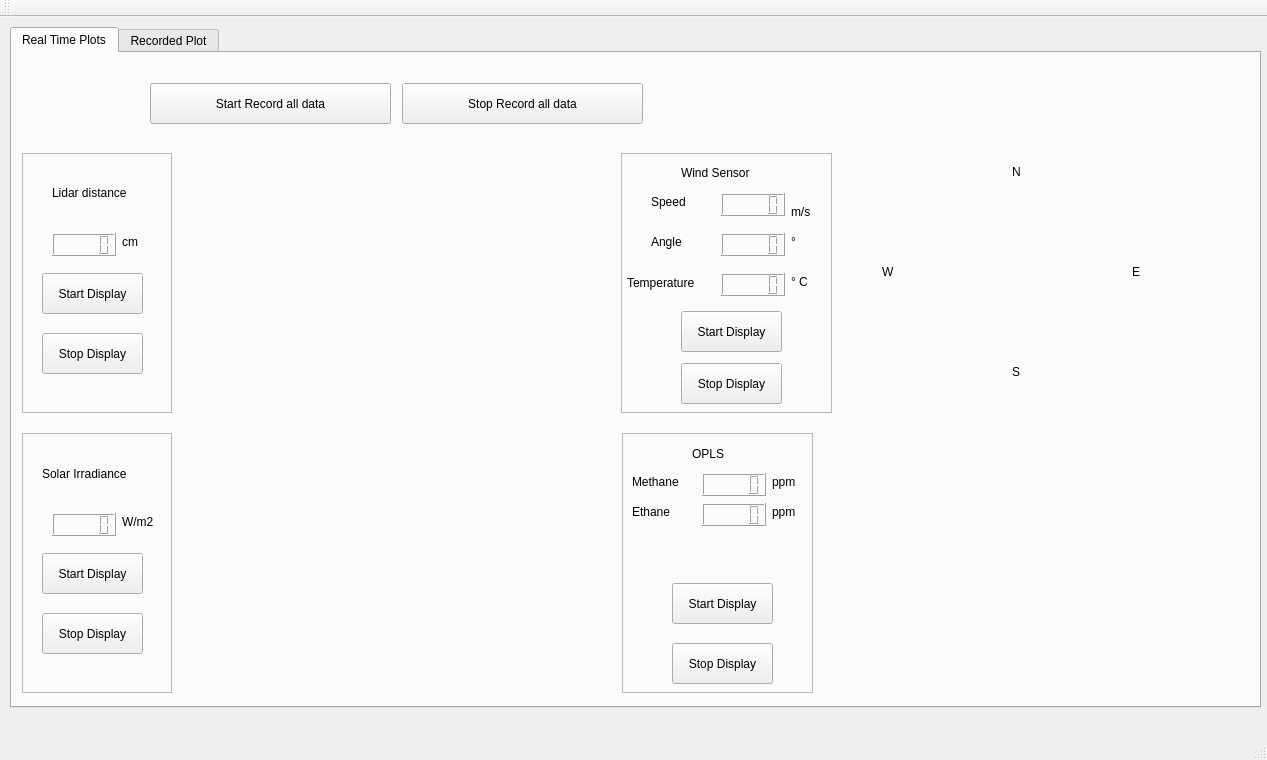
<?xml version="1.0" encoding="UTF-8"?>
<ui version="4.0">
 <class>MainWindow</class>
 <widget class="QMainWindow" name="MainWindow">
  <property name="geometry">
   <rect>
    <x>0</x>
    <y>0</y>
    <width>1267</width>
    <height>760</height>
   </rect>
  </property>
  <property name="windowTitle">
   <string>MainWindow</string>
  </property>
  <widget class="QWidget" name="centralWidget">
   <widget class="QTabWidget" name="tabWidget">
    <property name="geometry">
     <rect>
      <x>10</x>
      <y>10</y>
      <width>1251</width>
      <height>681</height>
     </rect>
    </property>
    <property name="toolTip">
     <string>&lt;html&gt;&lt;head/&gt;&lt;body&gt;&lt;p&gt;&lt;br/&gt;&lt;/p&gt;&lt;/body&gt;&lt;/html&gt;</string>
    </property>
    <property name="currentIndex">
     <number>0</number>
    </property>
    <widget class="QWidget" name="realTimeTab">
     <attribute name="title">
      <string>Real Time Plots</string>
     </attribute>
     <widget class="QFrame" name="pyranometerFrame">
      <property name="geometry">
       <rect>
        <x>10</x>
        <y>380</y>
        <width>150</width>
        <height>260</height>
       </rect>
      </property>
      <property name="frameShape">
       <enum>QFrame::StyledPanel</enum>
      </property>
      <property name="frameShadow">
       <enum>QFrame::Raised</enum>
      </property>
      <widget class="QPushButton" name="pyranometerStopButton">
       <property name="geometry">
        <rect>
         <x>20</x>
         <y>180</y>
         <width>101</width>
         <height>41</height>
        </rect>
       </property>
       <property name="text">
        <string>Stop Display</string>
       </property>
      </widget>
      <widget class="QLCDNumber" name="pyranometerLcd">
       <property name="geometry">
        <rect>
         <x>30</x>
         <y>80</y>
         <width>64</width>
         <height>23</height>
        </rect>
       </property>
      </widget>
      <widget class="QPushButton" name="pyranometerStartButton">
       <property name="geometry">
        <rect>
         <x>20</x>
         <y>120</y>
         <width>101</width>
         <height>41</height>
        </rect>
       </property>
       <property name="text">
        <string>Start Display</string>
       </property>
      </widget>
      <widget class="QLabel" name="pyranometerLabel">
       <property name="geometry">
        <rect>
         <x>20</x>
         <y>20</y>
         <width>131</width>
         <height>41</height>
        </rect>
       </property>
       <property name="text">
        <string>Solar Irradiance</string>
       </property>
      </widget>
      <widget class="QLabel" name="pyranometerUnit">
       <property name="geometry">
        <rect>
         <x>100</x>
         <y>80</y>
         <width>67</width>
         <height>17</height>
        </rect>
       </property>
       <property name="text">
        <string>W/m2</string>
       </property>
      </widget>
     </widget>
     <widget class="QCustomPlot" name="lidarPlot" native="true">
      <property name="geometry">
       <rect>
        <x>170</x>
        <y>100</y>
        <width>430</width>
        <height>260</height>
       </rect>
      </property>
     </widget>
     <widget class="QFrame" name="lidarFrame">
      <property name="geometry">
       <rect>
        <x>10</x>
        <y>100</y>
        <width>150</width>
        <height>260</height>
       </rect>
      </property>
      <property name="frameShape">
       <enum>QFrame::StyledPanel</enum>
      </property>
      <property name="frameShadow">
       <enum>QFrame::Raised</enum>
      </property>
      <widget class="QLCDNumber" name="lidarLcd">
       <property name="geometry">
        <rect>
         <x>30</x>
         <y>80</y>
         <width>64</width>
         <height>23</height>
        </rect>
       </property>
      </widget>
      <widget class="QLabel" name="lidarLabel">
       <property name="geometry">
        <rect>
         <x>30</x>
         <y>30</y>
         <width>131</width>
         <height>20</height>
        </rect>
       </property>
       <property name="text">
        <string>Lidar distance</string>
       </property>
      </widget>
      <widget class="QPushButton" name="lidarStartButton">
       <property name="geometry">
        <rect>
         <x>20</x>
         <y>120</y>
         <width>101</width>
         <height>41</height>
        </rect>
       </property>
       <property name="text">
        <string>Start Display</string>
       </property>
      </widget>
      <widget class="QPushButton" name="lidarStopButton">
       <property name="geometry">
        <rect>
         <x>20</x>
         <y>180</y>
         <width>101</width>
         <height>41</height>
        </rect>
       </property>
       <property name="text">
        <string>Stop Display</string>
       </property>
      </widget>
      <widget class="QLabel" name="lidarUnit">
       <property name="geometry">
        <rect>
         <x>100</x>
         <y>80</y>
         <width>67</width>
         <height>17</height>
        </rect>
       </property>
       <property name="text">
        <string>cm</string>
       </property>
      </widget>
     </widget>
     <widget class="QCustomPlot" name="pyranometerPlot" native="true">
      <property name="geometry">
       <rect>
        <x>170</x>
        <y>380</y>
        <width>430</width>
        <height>260</height>
       </rect>
      </property>
     </widget>
     <widget class="QPushButton" name="startRecordButton">
      <property name="geometry">
       <rect>
        <x>138</x>
        <y>30</y>
        <width>241</width>
        <height>41</height>
       </rect>
      </property>
      <property name="text">
       <string>Start Record all data</string>
      </property>
     </widget>
     <widget class="QPushButton" name="stopRecordButton">
      <property name="geometry">
       <rect>
        <x>390</x>
        <y>30</y>
        <width>241</width>
        <height>41</height>
       </rect>
      </property>
      <property name="text">
       <string>Stop Record all data</string>
      </property>
     </widget>
     <widget class="QFrame" name="windSensorFrame">
      <property name="geometry">
       <rect>
        <x>609</x>
        <y>100</y>
        <width>211</width>
        <height>260</height>
       </rect>
      </property>
      <property name="frameShape">
       <enum>QFrame::StyledPanel</enum>
      </property>
      <property name="frameShadow">
       <enum>QFrame::Raised</enum>
      </property>
      <widget class="QLCDNumber" name="windSpeedLcd">
       <property name="geometry">
        <rect>
         <x>100</x>
         <y>40</y>
         <width>64</width>
         <height>23</height>
        </rect>
       </property>
      </widget>
      <widget class="QLabel" name="windSensorLabel">
       <property name="geometry">
        <rect>
         <x>60</x>
         <y>10</y>
         <width>131</width>
         <height>20</height>
        </rect>
       </property>
       <property name="text">
        <string>Wind Sensor</string>
       </property>
      </widget>
      <widget class="QPushButton" name="windStartButton">
       <property name="geometry">
        <rect>
         <x>60</x>
         <y>158</y>
         <width>101</width>
         <height>41</height>
        </rect>
       </property>
       <property name="text">
        <string>Start Display</string>
       </property>
      </widget>
      <widget class="QPushButton" name="windStopButton">
       <property name="geometry">
        <rect>
         <x>60</x>
         <y>210</y>
         <width>101</width>
         <height>41</height>
        </rect>
       </property>
       <property name="text">
        <string>Stop Display</string>
       </property>
      </widget>
      <widget class="QLabel" name="lidarUnit_2">
       <property name="geometry">
        <rect>
         <x>170</x>
         <y>50</y>
         <width>67</width>
         <height>17</height>
        </rect>
       </property>
       <property name="text">
        <string>m/s</string>
       </property>
      </widget>
      <widget class="QLCDNumber" name="windAngleLcd">
       <property name="geometry">
        <rect>
         <x>100</x>
         <y>80</y>
         <width>64</width>
         <height>23</height>
        </rect>
       </property>
      </widget>
      <widget class="QLabel" name="lidarUnit_3">
       <property name="geometry">
        <rect>
         <x>170</x>
         <y>80</y>
         <width>67</width>
         <height>17</height>
        </rect>
       </property>
       <property name="text">
        <string>°</string>
       </property>
      </widget>
      <widget class="QLabel" name="lidarUnit_4">
       <property name="geometry">
        <rect>
         <x>170</x>
         <y>120</y>
         <width>67</width>
         <height>17</height>
        </rect>
       </property>
       <property name="text">
        <string>° C</string>
       </property>
      </widget>
      <widget class="QLCDNumber" name="windTemperatureLcd">
       <property name="geometry">
        <rect>
         <x>100</x>
         <y>120</y>
         <width>64</width>
         <height>23</height>
        </rect>
       </property>
      </widget>
      <widget class="QLabel" name="label">
       <property name="geometry">
        <rect>
         <x>30</x>
         <y>40</y>
         <width>51</width>
         <height>17</height>
        </rect>
       </property>
       <property name="text">
        <string>Speed</string>
       </property>
      </widget>
      <widget class="QLabel" name="label_2">
       <property name="geometry">
        <rect>
         <x>30</x>
         <y>80</y>
         <width>67</width>
         <height>17</height>
        </rect>
       </property>
       <property name="text">
        <string>Angle</string>
       </property>
      </widget>
      <widget class="QLabel" name="label_3">
       <property name="geometry">
        <rect>
         <x>6</x>
         <y>120</y>
         <width>91</width>
         <height>20</height>
        </rect>
       </property>
       <property name="text">
        <string>Temperature</string>
       </property>
      </widget>
     </widget>
     <widget class="QCustomPlot" name="windSensorPlot" native="true">
      <property name="geometry">
       <rect>
        <x>830</x>
        <y>100</y>
        <width>331</width>
        <height>260</height>
       </rect>
      </property>
      <widget class="QLabel" name="label_7">
       <property name="geometry">
        <rect>
         <x>170</x>
         <y>10</y>
         <width>67</width>
         <height>17</height>
        </rect>
       </property>
       <property name="text">
        <string>N</string>
       </property>
      </widget>
      <widget class="QLabel" name="label_8">
       <property name="geometry">
        <rect>
         <x>170</x>
         <y>210</y>
         <width>67</width>
         <height>17</height>
        </rect>
       </property>
       <property name="text">
        <string>S</string>
       </property>
      </widget>
      <widget class="QLabel" name="label_9">
       <property name="geometry">
        <rect>
         <x>290</x>
         <y>110</y>
         <width>67</width>
         <height>17</height>
        </rect>
       </property>
       <property name="text">
        <string>E</string>
       </property>
      </widget>
      <widget class="QLabel" name="label_10">
       <property name="geometry">
        <rect>
         <x>40</x>
         <y>110</y>
         <width>67</width>
         <height>17</height>
        </rect>
       </property>
       <property name="text">
        <string>W</string>
       </property>
      </widget>
     </widget>
     <widget class="QFrame" name="oplsFrame">
      <property name="geometry">
       <rect>
        <x>610</x>
        <y>380</y>
        <width>191</width>
        <height>260</height>
       </rect>
      </property>
      <property name="frameShape">
       <enum>QFrame::StyledPanel</enum>
      </property>
      <property name="frameShadow">
       <enum>QFrame::Raised</enum>
      </property>
      <widget class="QPushButton" name="pyranometerStopButton_2">
       <property name="geometry">
        <rect>
         <x>50</x>
         <y>210</y>
         <width>101</width>
         <height>41</height>
        </rect>
       </property>
       <property name="text">
        <string>Stop Display</string>
       </property>
      </widget>
      <widget class="QLCDNumber" name="methaneLcd">
       <property name="geometry">
        <rect>
         <x>80</x>
         <y>40</y>
         <width>64</width>
         <height>23</height>
        </rect>
       </property>
      </widget>
      <widget class="QPushButton" name="pyranometerStartButton_2">
       <property name="geometry">
        <rect>
         <x>50</x>
         <y>150</y>
         <width>101</width>
         <height>41</height>
        </rect>
       </property>
       <property name="text">
        <string>Start Display</string>
       </property>
      </widget>
      <widget class="QLabel" name="oplsLabel">
       <property name="geometry">
        <rect>
         <x>70</x>
         <y>0</y>
         <width>131</width>
         <height>41</height>
        </rect>
       </property>
       <property name="text">
        <string>OPLS</string>
       </property>
      </widget>
      <widget class="QLabel" name="oplsUnit">
       <property name="geometry">
        <rect>
         <x>150</x>
         <y>40</y>
         <width>67</width>
         <height>17</height>
        </rect>
       </property>
       <property name="text">
        <string>ppm</string>
       </property>
      </widget>
      <widget class="QLabel" name="oplsUnit_2">
       <property name="geometry">
        <rect>
         <x>10</x>
         <y>40</y>
         <width>67</width>
         <height>17</height>
        </rect>
       </property>
       <property name="text">
        <string>Methane</string>
       </property>
      </widget>
      <widget class="QLabel" name="oplsUnit_3">
       <property name="geometry">
        <rect>
         <x>10</x>
         <y>70</y>
         <width>67</width>
         <height>17</height>
        </rect>
       </property>
       <property name="text">
        <string>Ethane</string>
       </property>
      </widget>
      <widget class="QLCDNumber" name="ethaneLcd">
       <property name="geometry">
        <rect>
         <x>80</x>
         <y>70</y>
         <width>64</width>
         <height>23</height>
        </rect>
       </property>
      </widget>
      <widget class="QLabel" name="oplsUnit_4">
       <property name="geometry">
        <rect>
         <x>150</x>
         <y>70</y>
         <width>67</width>
         <height>17</height>
        </rect>
       </property>
       <property name="text">
        <string>ppm</string>
       </property>
      </widget>
     </widget>
     <widget class="QCustomPlot" name="oplsPlot" native="true">
      <property name="geometry">
       <rect>
        <x>810</x>
        <y>380</y>
        <width>430</width>
        <height>260</height>
       </rect>
      </property>
     </widget>
    </widget>
    <widget class="QWidget" name="recordTab">
     <attribute name="title">
      <string>Recorded Plot</string>
     </attribute>
     <widget class="QFrame" name="recordFrame">
      <property name="geometry">
       <rect>
        <x>10</x>
        <y>19</y>
        <width>151</width>
        <height>551</height>
       </rect>
      </property>
      <property name="frameShape">
       <enum>QFrame::StyledPanel</enum>
      </property>
      <property name="frameShadow">
       <enum>QFrame::Raised</enum>
      </property>
      <widget class="QToolButton" name="loadFileButton">
       <property name="geometry">
        <rect>
         <x>20</x>
         <y>20</y>
         <width>111</width>
         <height>41</height>
        </rect>
       </property>
       <property name="text">
        <string>Load ...</string>
       </property>
      </widget>
      <widget class="QGroupBox" name="lidarGroupBox">
       <property name="geometry">
        <rect>
         <x>10</x>
         <y>100</y>
         <width>120</width>
         <height>130</height>
        </rect>
       </property>
       <property name="title">
        <string>Lidar</string>
       </property>
       <widget class="QLabel" name="label_4">
        <property name="geometry">
         <rect>
          <x>10</x>
          <y>30</y>
          <width>111</width>
          <height>20</height>
         </rect>
        </property>
        <property name="text">
         <string>nb points:</string>
        </property>
       </widget>
       <widget class="QLCDNumber" name="lidarNbPts">
        <property name="geometry">
         <rect>
          <x>10</x>
          <y>50</y>
          <width>64</width>
          <height>23</height>
         </rect>
        </property>
       </widget>
       <widget class="QPushButton" name="lidarPlotButton">
        <property name="geometry">
         <rect>
          <x>30</x>
          <y>90</y>
          <width>51</width>
          <height>25</height>
         </rect>
        </property>
        <property name="text">
         <string>Plot</string>
        </property>
       </widget>
      </widget>
      <widget class="QGroupBox" name="windGroupBox">
       <property name="geometry">
        <rect>
         <x>10</x>
         <y>250</y>
         <width>120</width>
         <height>130</height>
        </rect>
       </property>
       <property name="title">
        <string>Wind sensor</string>
       </property>
       <widget class="QLabel" name="label_5">
        <property name="geometry">
         <rect>
          <x>10</x>
          <y>30</y>
          <width>111</width>
          <height>20</height>
         </rect>
        </property>
        <property name="text">
         <string>nb points:</string>
        </property>
       </widget>
       <widget class="QLCDNumber" name="windNbPts">
        <property name="geometry">
         <rect>
          <x>10</x>
          <y>50</y>
          <width>64</width>
          <height>23</height>
         </rect>
        </property>
       </widget>
       <widget class="QPushButton" name="windPlotButton">
        <property name="geometry">
         <rect>
          <x>30</x>
          <y>90</y>
          <width>51</width>
          <height>25</height>
         </rect>
        </property>
        <property name="text">
         <string>Plot</string>
        </property>
       </widget>
      </widget>
      <widget class="QGroupBox" name="pyranometerGroupBox">
       <property name="geometry">
        <rect>
         <x>10</x>
         <y>400</y>
         <width>120</width>
         <height>130</height>
        </rect>
       </property>
       <property name="title">
        <string>Pyranometer</string>
       </property>
       <widget class="QLabel" name="label_6">
        <property name="geometry">
         <rect>
          <x>10</x>
          <y>30</y>
          <width>111</width>
          <height>20</height>
         </rect>
        </property>
        <property name="text">
         <string>nb points:</string>
        </property>
       </widget>
       <widget class="QLCDNumber" name="pyranometerNbPts">
        <property name="geometry">
         <rect>
          <x>10</x>
          <y>50</y>
          <width>64</width>
          <height>23</height>
         </rect>
        </property>
       </widget>
       <widget class="QPushButton" name="pyranometerPlotButton">
        <property name="geometry">
         <rect>
          <x>30</x>
          <y>90</y>
          <width>51</width>
          <height>25</height>
         </rect>
        </property>
        <property name="text">
         <string>Plot</string>
        </property>
       </widget>
      </widget>
     </widget>
     <widget class="QCustomPlot" name="recordPlot" native="true">
      <property name="geometry">
       <rect>
        <x>170</x>
        <y>20</y>
        <width>1011</width>
        <height>551</height>
       </rect>
      </property>
     </widget>
     <zorder>recordPlot</zorder>
     <zorder>recordFrame</zorder>
    </widget>
   </widget>
  </widget>
  <widget class="QMenuBar" name="menuBar">
   <property name="geometry">
    <rect>
     <x>0</x>
     <y>0</y>
     <width>1267</width>
     <height>22</height>
    </rect>
   </property>
  </widget>
  <widget class="QToolBar" name="mainToolBar">
   <attribute name="toolBarArea">
    <enum>TopToolBarArea</enum>
   </attribute>
   <attribute name="toolBarBreak">
    <bool>false</bool>
   </attribute>
  </widget>
  <widget class="QStatusBar" name="statusBar"/>
 </widget>
 <layoutdefault spacing="6" margin="11"/>
 <customwidgets>
  <customwidget>
   <class>QCustomPlot</class>
   <extends>QWidget</extends>
   <header location="global">qcustomplot.h</header>
   <container>1</container>
  </customwidget>
 </customwidgets>
 <resources/>
 <connections/>
</ui>
